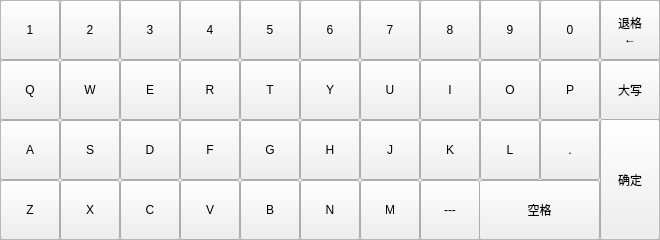
<?xml version="1.0" encoding="UTF-8"?>
<ui version="4.0">
 <class>InputKey</class>
 <widget class="QWidget" name="InputKey">
  <property name="geometry">
   <rect>
    <x>0</x>
    <y>0</y>
    <width>660</width>
    <height>240</height>
   </rect>
  </property>
  <property name="windowTitle">
   <string>Form</string>
  </property>
  <widget class="QPushButton" name="Key_L">
   <property name="geometry">
    <rect>
     <x>480</x>
     <y>120</y>
     <width>60</width>
     <height>60</height>
    </rect>
   </property>
   <property name="text">
    <string>L</string>
   </property>
  </widget>
  <widget class="QPushButton" name="Key_G">
   <property name="geometry">
    <rect>
     <x>240</x>
     <y>120</y>
     <width>60</width>
     <height>60</height>
    </rect>
   </property>
   <property name="text">
    <string>G</string>
   </property>
  </widget>
  <widget class="QPushButton" name="Key_Enter">
   <property name="geometry">
    <rect>
     <x>600</x>
     <y>119</y>
     <width>60</width>
     <height>121</height>
    </rect>
   </property>
   <property name="text">
    <string>确定</string>
   </property>
  </widget>
  <widget class="QPushButton" name="Key_2">
   <property name="geometry">
    <rect>
     <x>60</x>
     <y>0</y>
     <width>60</width>
     <height>60</height>
    </rect>
   </property>
   <property name="text">
    <string>2</string>
   </property>
  </widget>
  <widget class="QPushButton" name="Key_J">
   <property name="geometry">
    <rect>
     <x>360</x>
     <y>120</y>
     <width>60</width>
     <height>60</height>
    </rect>
   </property>
   <property name="text">
    <string>J</string>
   </property>
  </widget>
  <widget class="QPushButton" name="Key_O">
   <property name="geometry">
    <rect>
     <x>480</x>
     <y>60</y>
     <width>60</width>
     <height>60</height>
    </rect>
   </property>
   <property name="text">
    <string>O</string>
   </property>
  </widget>
  <widget class="QPushButton" name="Key_F">
   <property name="geometry">
    <rect>
     <x>180</x>
     <y>120</y>
     <width>60</width>
     <height>60</height>
    </rect>
   </property>
   <property name="text">
    <string>F</string>
   </property>
  </widget>
  <widget class="QPushButton" name="Key_6">
   <property name="geometry">
    <rect>
     <x>300</x>
     <y>0</y>
     <width>60</width>
     <height>60</height>
    </rect>
   </property>
   <property name="text">
    <string>6</string>
   </property>
  </widget>
  <widget class="QPushButton" name="Key_1">
   <property name="geometry">
    <rect>
     <x>0</x>
     <y>0</y>
     <width>60</width>
     <height>60</height>
    </rect>
   </property>
   <property name="text">
    <string>1</string>
   </property>
  </widget>
  <widget class="QPushButton" name="Key_8">
   <property name="geometry">
    <rect>
     <x>420</x>
     <y>0</y>
     <width>60</width>
     <height>60</height>
    </rect>
   </property>
   <property name="text">
    <string>8</string>
   </property>
  </widget>
  <widget class="QPushButton" name="Key_K">
   <property name="geometry">
    <rect>
     <x>420</x>
     <y>120</y>
     <width>60</width>
     <height>60</height>
    </rect>
   </property>
   <property name="text">
    <string>K</string>
   </property>
  </widget>
  <widget class="QPushButton" name="Key_Backspace">
   <property name="geometry">
    <rect>
     <x>600</x>
     <y>0</y>
     <width>60</width>
     <height>60</height>
    </rect>
   </property>
   <property name="text">
    <string>退格
←</string>
   </property>
  </widget>
  <widget class="QPushButton" name="Key_D">
   <property name="geometry">
    <rect>
     <x>120</x>
     <y>120</y>
     <width>60</width>
     <height>60</height>
    </rect>
   </property>
   <property name="text">
    <string>D</string>
   </property>
  </widget>
  <widget class="QPushButton" name="Key_Z">
   <property name="geometry">
    <rect>
     <x>0</x>
     <y>180</y>
     <width>60</width>
     <height>60</height>
    </rect>
   </property>
   <property name="text">
    <string>Z</string>
   </property>
  </widget>
  <widget class="QPushButton" name="Key_M">
   <property name="geometry">
    <rect>
     <x>360</x>
     <y>180</y>
     <width>60</width>
     <height>60</height>
    </rect>
   </property>
   <property name="text">
    <string>M</string>
   </property>
  </widget>
  <widget class="QPushButton" name="Key_9">
   <property name="geometry">
    <rect>
     <x>480</x>
     <y>0</y>
     <width>60</width>
     <height>60</height>
    </rect>
   </property>
   <property name="text">
    <string>9</string>
   </property>
  </widget>
  <widget class="QPushButton" name="Key_A">
   <property name="geometry">
    <rect>
     <x>0</x>
     <y>120</y>
     <width>60</width>
     <height>60</height>
    </rect>
   </property>
   <property name="text">
    <string>A</string>
   </property>
  </widget>
  <widget class="QPushButton" name="Key_Minus">
   <property name="geometry">
    <rect>
     <x>420</x>
     <y>180</y>
     <width>60</width>
     <height>60</height>
    </rect>
   </property>
   <property name="text">
    <string>---</string>
   </property>
  </widget>
  <widget class="QPushButton" name="Key_5">
   <property name="geometry">
    <rect>
     <x>240</x>
     <y>0</y>
     <width>60</width>
     <height>60</height>
    </rect>
   </property>
   <property name="text">
    <string>5</string>
   </property>
  </widget>
  <widget class="QPushButton" name="Key_Period">
   <property name="geometry">
    <rect>
     <x>540</x>
     <y>120</y>
     <width>60</width>
     <height>60</height>
    </rect>
   </property>
   <property name="text">
    <string>.</string>
   </property>
  </widget>
  <widget class="QPushButton" name="Key_X">
   <property name="geometry">
    <rect>
     <x>60</x>
     <y>180</y>
     <width>60</width>
     <height>60</height>
    </rect>
   </property>
   <property name="text">
    <string>X</string>
   </property>
  </widget>
  <widget class="QPushButton" name="Key_Y">
   <property name="geometry">
    <rect>
     <x>300</x>
     <y>60</y>
     <width>60</width>
     <height>60</height>
    </rect>
   </property>
   <property name="text">
    <string>Y</string>
   </property>
  </widget>
  <widget class="QPushButton" name="Key_H">
   <property name="geometry">
    <rect>
     <x>300</x>
     <y>120</y>
     <width>60</width>
     <height>60</height>
    </rect>
   </property>
   <property name="text">
    <string>H</string>
   </property>
  </widget>
  <widget class="QPushButton" name="Key_C">
   <property name="geometry">
    <rect>
     <x>120</x>
     <y>180</y>
     <width>60</width>
     <height>60</height>
    </rect>
   </property>
   <property name="text">
    <string>C</string>
   </property>
  </widget>
  <widget class="QPushButton" name="Key_Space">
   <property name="geometry">
    <rect>
     <x>479</x>
     <y>180</y>
     <width>121</width>
     <height>60</height>
    </rect>
   </property>
   <property name="text">
    <string>空格</string>
   </property>
  </widget>
  <widget class="QPushButton" name="Key_B">
   <property name="geometry">
    <rect>
     <x>240</x>
     <y>180</y>
     <width>60</width>
     <height>60</height>
    </rect>
   </property>
   <property name="text">
    <string>B</string>
   </property>
  </widget>
  <widget class="QPushButton" name="Key_0">
   <property name="geometry">
    <rect>
     <x>540</x>
     <y>0</y>
     <width>60</width>
     <height>60</height>
    </rect>
   </property>
   <property name="text">
    <string>0</string>
   </property>
  </widget>
  <widget class="QPushButton" name="Key_W">
   <property name="geometry">
    <rect>
     <x>60</x>
     <y>60</y>
     <width>60</width>
     <height>60</height>
    </rect>
   </property>
   <property name="text">
    <string>W</string>
   </property>
  </widget>
  <widget class="QPushButton" name="Key_4">
   <property name="geometry">
    <rect>
     <x>180</x>
     <y>0</y>
     <width>60</width>
     <height>60</height>
    </rect>
   </property>
   <property name="text">
    <string>4</string>
   </property>
  </widget>
  <widget class="QPushButton" name="Key_CapsLock">
   <property name="geometry">
    <rect>
     <x>600</x>
     <y>60</y>
     <width>60</width>
     <height>60</height>
    </rect>
   </property>
   <property name="text">
    <string>大写</string>
   </property>
  </widget>
  <widget class="QPushButton" name="Key_7">
   <property name="geometry">
    <rect>
     <x>360</x>
     <y>0</y>
     <width>60</width>
     <height>60</height>
    </rect>
   </property>
   <property name="text">
    <string>7</string>
   </property>
  </widget>
  <widget class="QPushButton" name="Key_R">
   <property name="geometry">
    <rect>
     <x>180</x>
     <y>60</y>
     <width>60</width>
     <height>60</height>
    </rect>
   </property>
   <property name="text">
    <string>R</string>
   </property>
  </widget>
  <widget class="QPushButton" name="Key_E">
   <property name="geometry">
    <rect>
     <x>120</x>
     <y>60</y>
     <width>60</width>
     <height>60</height>
    </rect>
   </property>
   <property name="text">
    <string>E</string>
   </property>
  </widget>
  <widget class="QPushButton" name="Key_U">
   <property name="geometry">
    <rect>
     <x>360</x>
     <y>60</y>
     <width>60</width>
     <height>60</height>
    </rect>
   </property>
   <property name="text">
    <string>U</string>
   </property>
  </widget>
  <widget class="QPushButton" name="Key_N">
   <property name="geometry">
    <rect>
     <x>300</x>
     <y>180</y>
     <width>60</width>
     <height>60</height>
    </rect>
   </property>
   <property name="text">
    <string>N</string>
   </property>
  </widget>
  <widget class="QPushButton" name="Key_Q">
   <property name="geometry">
    <rect>
     <x>0</x>
     <y>60</y>
     <width>60</width>
     <height>60</height>
    </rect>
   </property>
   <property name="text">
    <string>Q</string>
   </property>
  </widget>
  <widget class="QLabel" name="label">
   <property name="geometry">
    <rect>
     <x>0</x>
     <y>0</y>
     <width>660</width>
     <height>240</height>
    </rect>
   </property>
   <property name="frameShape">
    <enum>QFrame::StyledPanel</enum>
   </property>
   <property name="text">
    <string/>
   </property>
  </widget>
  <widget class="QPushButton" name="Key_I">
   <property name="geometry">
    <rect>
     <x>420</x>
     <y>60</y>
     <width>60</width>
     <height>60</height>
    </rect>
   </property>
   <property name="text">
    <string>I</string>
   </property>
  </widget>
  <widget class="QPushButton" name="Key_S">
   <property name="geometry">
    <rect>
     <x>60</x>
     <y>120</y>
     <width>60</width>
     <height>60</height>
    </rect>
   </property>
   <property name="text">
    <string>S</string>
   </property>
  </widget>
  <widget class="QPushButton" name="Key_P">
   <property name="geometry">
    <rect>
     <x>540</x>
     <y>60</y>
     <width>60</width>
     <height>60</height>
    </rect>
   </property>
   <property name="text">
    <string>P</string>
   </property>
  </widget>
  <widget class="QPushButton" name="Key_V">
   <property name="geometry">
    <rect>
     <x>180</x>
     <y>180</y>
     <width>60</width>
     <height>60</height>
    </rect>
   </property>
   <property name="text">
    <string>V</string>
   </property>
  </widget>
  <widget class="QPushButton" name="Key_3">
   <property name="geometry">
    <rect>
     <x>120</x>
     <y>0</y>
     <width>60</width>
     <height>60</height>
    </rect>
   </property>
   <property name="text">
    <string>3</string>
   </property>
  </widget>
  <widget class="QPushButton" name="Key_T">
   <property name="geometry">
    <rect>
     <x>240</x>
     <y>60</y>
     <width>60</width>
     <height>60</height>
    </rect>
   </property>
   <property name="text">
    <string>T</string>
   </property>
  </widget>
 </widget>
 <resources/>
 <connections/>
</ui>
